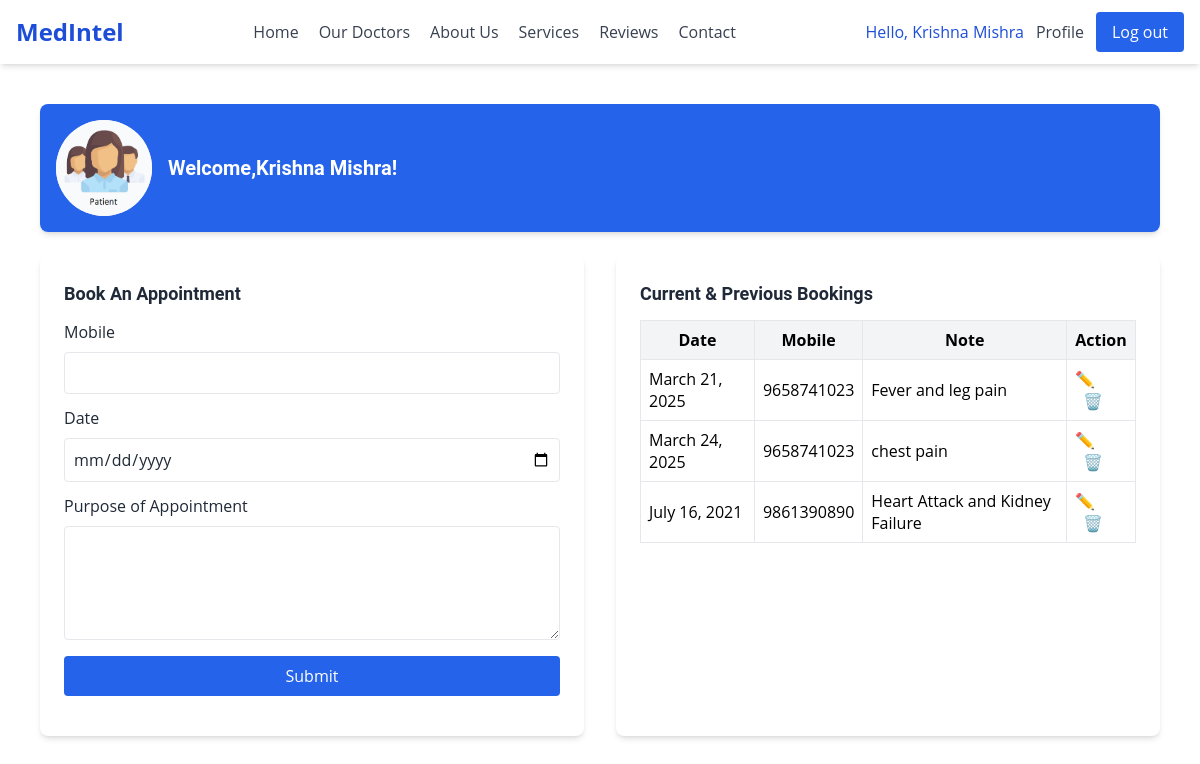
Page /appointment/12/ (signed in) on the committed database.
### main_app/models.py (models this page shows, shortened)
class Patient(models.Model):
    patient = models.OneToOneField(User,on_delete=models.CASCADE,null=True)
    date_of_birth = models.DateField()
    background_history = models.TextField(default="", blank=True)
    mobile_no = models.CharField(max_length=10, unique=True, null=True, blank=True)
    GENDER_CHOICES = [
        ('M', 'Male'),
        ('F', 'Female'),
        ('O', 'Other')
    ]
    gender = models.CharField(max_length=1, choices=GENDER_CHOICES, null=True, blank=True)
    def full_name(self):
        return f"{self.patient.first_name} {self.patient.last_name}"

class Appointment(models.Model):
    user = models.ForeignKey(User, on_delete=models.DO_NOTHING)
    doctor = models.ForeignKey(Doctor, on_delete=models.CASCADE, null=True, blank=True)  # New Field
    mobile = models.CharField(max_length=20)
    date = models.DateField()
    note = models.TextField()
    status = models.CharField(max_length=255, choices=APPOINTMENT_STATUS_OPTIONS, default="Booked")

### main_app/views.py (the view, shortened to what this page needs)
# urls.py: path('appointment/<int:doctor_id>/', views.appointment, name='appointment'),
@login_required(login_url='/accounts/signin_patient/')
def appointment(request, doctor_id):
    doctor = get_object_or_404(Doctor, id=doctor_id)
    appointments = Appointment.objects.filter(user=request.user, doctor=doctor)
    context = {
        'appointments': appointments,
        'doctor': doctor
    }
    return render(request, 'patient/appointment.html', context)

### templates/patient/appointment.html (shortened to what this page needs)
{% extends "basic.html" %}
{% load static %}
{% block extrahead %}
<script src="https://cdn.tailwindcss.com"></script>
<link rel="stylesheet" href="https://cdnjs.cloudflare.com/ajax/libs/font-awesome/6.5.1/css/all.min.css">
{% endblock extrahead %}
{% block content %}
<div class="antialiased text-gray-800 min-h-screen flex flex-col">
    <main id="main-content" class="flex-1 relative h-full">
        <div id="RolloutPageContent">
            <div class="root mx-auto px-10 py-10">
                <div class="credential-card bg-white rounded-lg shadow-md overflow-hidden mb-6">
                    <div class="bg-blue-600 p-4 flex items-center justify-between">
                        <div class="flex items-center">
                            <div class="w-24 h-24 bg-white rounded-full flex items-center justify-center mr-4 overflow-hidden">
                                <img src="{% static 'homepage/images/patient.PNG' %}" alt="Profile Picture" class="w-full h-full object-cover">
                            </div>
                            <div class="text-white">
                                <h3 class="text-xl font-semibold">Welcome,{{ user.patient.full_name }}!</h3>
                            </div>
                        </div>
                    </div>
                </div>
                <div class="grid grid-cols-1 md:grid-cols-2 gap-8">
                    <div class="bg-white p-6 rounded-lg shadow-md">
                        <h3 class="text-lg font-semibold mb-3">Book An Appointment</h3>
                        <form action="{% url 'appointment' doctor.id %}" method="post" onsubmit="validateAppointment(event)">
                            <label class="block mb-2">Mobile</label>
                            <input type="text" name="mobile" class="w-full p-2 border rounded" id="mobile">
                            <label class="block mt-3 mb-2">Date</label>
                            <input type="date" name="date" class="w-full p-2 border rounded" id="date">
                            <label class="block mt-3 mb-2">Purpose of Appointment</label>
                            <textarea rows="4" class="w-full p-2 border rounded" name="note" id="note"></textarea>
                            <button type="submit" class="mt-4 w-full bg-blue-600 text-white p-2 rounded">Submit</button>
                        </form>
                    </div>
                    <div class="bg-white p-6 rounded-lg shadow-md">
                        <h3 class="text-lg font-semibold mb-3">Current & Previous Bookings</h3>
                        <div class="overflow-auto">
                            <table class="w-full border-collapse border border-gray-200">
                                <thead>
                                    <tr class="bg-gray-100">
                                        <th class="border p-2">Date</th>
                                        <th class="border p-2">Mobile</th>
                                        <th class="border p-2">Note</th>
                                        <th class="border p-2">Action</th>
                                    </tr>
                                </thead>
                                <tbody>
                                    {% for app in appointments %}
                                        <tr class="border">
                                            <td class="border p-2">{{ app.date }}</td>
                                            <td class="border p-2">{{ app.mobile }}</td>
                                            <td class="border p-2">{{ app.note }}</td>
                                            <td class="border p-2">
                                                <a href="{% url 'update_appointment' app.id %}" class="text-blue-600">✏️</a>
                                                <a href="{% url 'delete_appointment' app.id %}" class="text-red-600 ml-2" onclick="confirmDelete(event)">🗑️</a>
                                            </td>
                                        </tr>
                                    {% endfor %}
                                </tbody>
                            </table>
                        </div>
                    </div>
                </div>
            </div>
        </div>
    </main>
</div>
{% endblock content %}

### templates/basic.html (shortened to what this page needs)
{% load static %}
<html lang="en">
<head>
      <script src="https://cdn.tailwindcss.com"></script>
      <link rel="stylesheet" href="https://cdnjs.cloudflare.com/ajax/libs/font-awesome/6.5.1/css/all.min.css"
 />
    {% block extrahead %}{% endblock extrahead %}
</head>
<body>
    <header id="header" class="bg-white dark:bg-neutral-900 shadow-md sticky top-0 z-50">
        <nav class="mx-auto px-4 py-3">
            <div class="flex justify-between items-center">
                <div class="flex items-center">
                    <a href="#hero" class="text-2xl font-bold text-blue-700 dark:text-blue-400">
                        MedIntel
                    </a>
                </div>
                <div class="hidden md:flex space-x-5">
                    <a href="{% url 'home' %}#hero" class="text-gray-700 hover:text-blue-600 dark:text-gray-300 dark:hover:text-blue-400 transition duration-300">Home</a>
                    <a href="{% url 'our_docts' %}" class="text-gray-700 hover:text-blue-600 dark:text-gray-300 dark:hover:text-blue-400 transition duration-300">Our Doctors</a>
                    <a href="{% url 'home' %}#about" class="text-gray-700 hover:text-blue-600 dark:text-gray-300 dark:hover:text-blue-400 transition duration-300">About Us</a>
                    <a href="{% url 'home' %}#services" class="text-gray-700 hover:text-blue-600 dark:text-gray-300 dark:hover:text-blue-400 transition duration-300">Services</a>
                    <a href="{% url 'home' %}#user-reviews" class="text-gray-700 hover:text-blue-600 dark:text-gray-300 dark:hover:text-blue-400 transition duration-300">Reviews</a>
                    <a href="{% url 'home' %}#contact" class="text-gray-700 hover:text-blue-600 dark:text-gray-300 dark:hover:text-blue-400 transition duration-300">Contact</a>
                </div>
                <div class="hidden md:flex items-center space-x-3">
                    {% if user.is_authenticated %}
                        {% if user.patient %}
                            <span class="text-blue-700 dark:text-blue-400 font-medium">Hello, {{ user.patient.full_name }}</span>
                            <a href="{% url "patient_ui" %}" class="text-gray-700 hover:text-blue-600 dark:text-gray-300 dark:hover:text-blue-400 transition duration-300">Profile</a>
                        {% endif %}
                        <button onclick="openModal()" class="bg-blue-600 text-white px-4 py-2 rounded">Log out</button>
                    {% endif %}
                </div>
            </div>
        </nav>
    </header>
    <div class="container-fluid pgcontent">
        {% block content %}{% endblock content %}
    </div>
</body>
</html>

### templates/basic.html (style rules this page uses)
h1, h2, h3, h4, h5, h6 { font-family: Roboto, sans-serif, Inter, system-ui, sans-serif; }
body { font-family: Open Sans, sans-serif, Inter, system-ui, sans-serif; scroll-behavior: smooth; }
html { scroll-behavior: smooth; }

### rows in the picture
Appointment: date "March 21, 2025", mobile "9658741023", note "Fever and leg pain"
Appointment: date "March 24, 2025", mobile "9658741023", note "chest pain"
Appointment: date "July 16, 2021", mobile "9861390890", note "Heart Attack and Kidney Failure"

### other values in the picture
{{ user.patient.full_name }} "Krishna Mishra"
